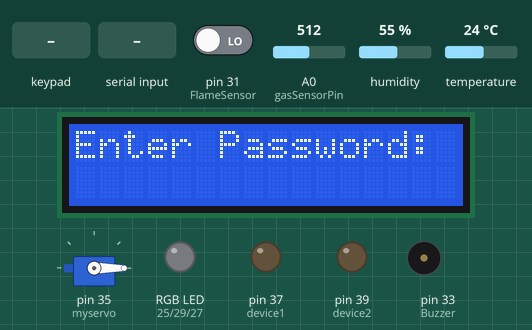
Bench run of a sketch on a simulated Arduino Mega 2560, built with avr-gcc and run on an emulated ATmega2560. Shown: 16×2 character LCD, servo, an RGB LED mixed from three pins (HIGH = lit), output pins drawn as LEDs (lit = HIGH), buzzer (waves = sounding). The inputs (shaded band) are chosen by the test bench; at power-on: A0 (gasSensorPin) = 512, pin 31 (FlameSensor) LOW, humidity 55 %, temperature 24 °C. Pins used as bus, display or sensor lines are not drawn.

Above: at 1.2 s.
1.3 s: keypad keys 1 2 3 A 4 5 6 pressed 0.4 s apart
At 5.0 s:
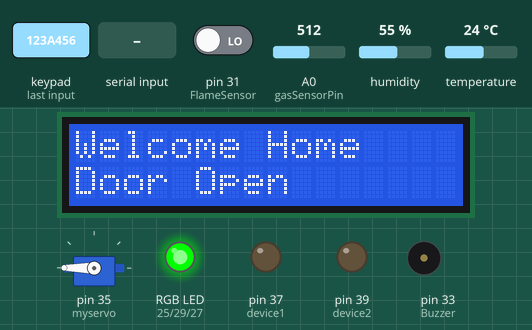
5.6 s: keypad keys 1 3 9 7 2 2 2 pressed 0.4 s apart
At 8.8 s:
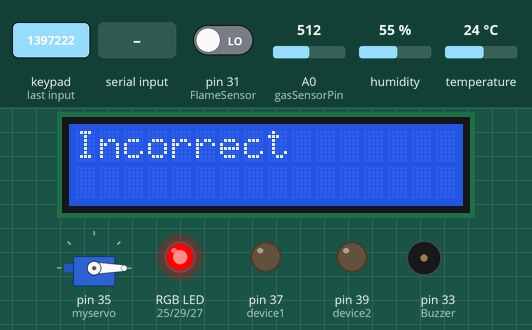
10.5 s: A0 (gasSensorPin) set to 791
12.0 s: A0 (gasSensorPin) set to 816
At 13.0 s:
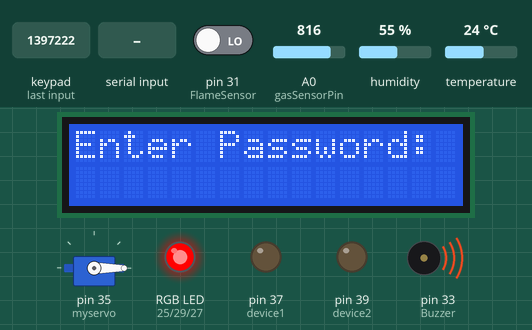
15.3 s: "1\n" received over the second serial link
At 16.7 s:
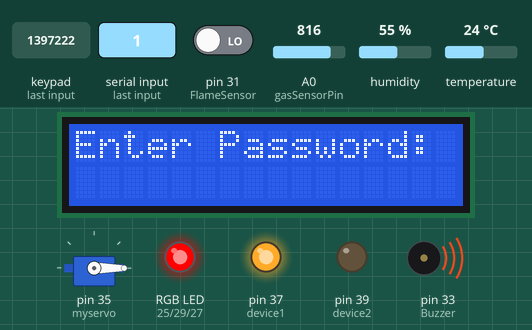
19.9 s: "3\n" received over the second serial link
At 21.7 s:
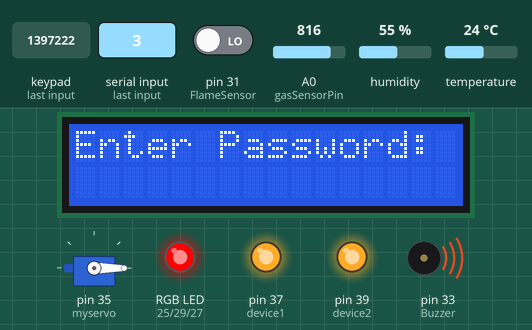
Timing chart, 0 to 25.5 s (numbered marks = the images above; inputs shaded):
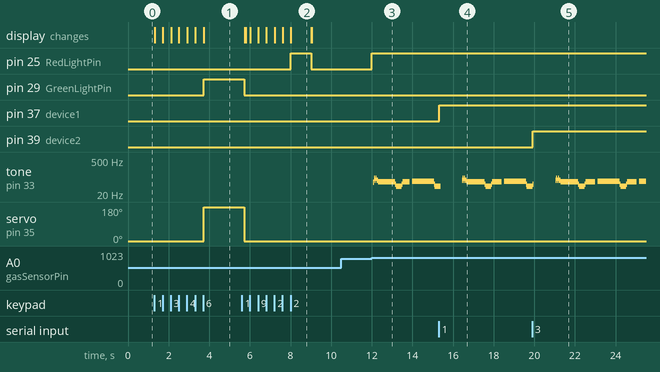

Measured:
- the behaviour switches between 800 and 801 on A0 (gasSensorPin) (found by bisection; images 2 and 3)
- after the input at 1.3 s, pin 29 (GreenLightPin): LOW → HIGH after 2.4 s; servo on pin 35 (myservo): 0° → 180° after 2.4 s; the display: first changes at once (image 1 shows a later state)
- after the input at 5.6 s, pin 25 (RedLightPin): LOW → HIGH after 2.4 s, → LOW 1.0 s later; the display: first differs from a run without the input after 0.21 s (image 2 shows a later state)
- after the input at 10.5 s, every drawn part: stays the same
- after the input at 12.0 s, pin 25 (RedLightPin): LOW → HIGH at once; tone on pin 33 (Buzzer): plays 61 Hz for 0.04 s, 88 Hz for 0.04 s, 75 Hz for 0.04 s, 88 Hz for 0.04 s, 75 Hz for 0.08 s, 63 Hz for 0.84 s … (13 notes in this stretch), starting after 0.08 s
- after the input at 15.3 s, pin 37 (device1): LOW → HIGH at once
- after the input at 19.9 s, pin 39 (device2): LOW → HIGH at once
- what the display in image 2 shows lasts 1.0 s, from 8.0 s to 9.0 s

The sketch:

smart-home-project.ino
```cpp
#include <LiquidCrystal_I2C.h>
#include <Servo.h>
#include <Wire.h>
#include <Keypad.h>
#include "DHT.h"

#define Password_Length 8
#define DHTPIN 23
#define DHTTYPE DHT11
#define gasSensorPin A0

DHT dht(DHTPIN, DHTTYPE);

Servo myservo;
int pos = 0;
int openPos = 180;
int closePos = 0;

char Data[Password_Length];
char Master[Password_Length] = "123A456";
byte data_count = 0, master_count = 0;
bool Pass_is_good;
char customKey;

const byte ROWS = 4;
const byte COLS = 4;

char hexaKeys[ROWS][COLS] = {
  {'1', '2', '3', 'A'},
  {'4', '5', '6', 'B'},
  {'7', '8', '9', 'C'},
  {'*', '0', '#', 'D'}
};

byte rowPins[ROWS] = {9, 8, 7, 6};
byte colPins[COLS] = {5, 4, 3, 2};

Keypad customKeypad = Keypad(makeKeymap(hexaKeys), rowPins, colPins, ROWS, COLS);

LiquidCrystal_I2C lcd(0x27, 16, 2);

int RedLightPin = 25;
int GreenLightPin = 29;
int BlueLightPin = 27;

int Buzzer = 33;
int FlameSensor = 31;
int flame;

float gas;
int device1 = 37;
int device2 = 39;

void setup(){
  lcd.begin();
  lcd.backlight();
  dht.begin();
  Serial3.begin(9600);

  pinMode(RedLightPin, OUTPUT);
  pinMode(GreenLightPin, OUTPUT);
  pinMode(BlueLightPin, OUTPUT);

  pinMode(Buzzer, OUTPUT);
  pinMode(FlameSensor, INPUT);

  myservo.attach(35);
  pos = closePos;
  myservo.write(pos);

  pinMode(device1, OUTPUT);
  pinMode(device2, OUTPUT);
}

void loop() {
  // Keypad Door System
  lcd.setCursor(0, 0);
  lcd.print("Enter Password:");

  customKey = customKeypad.getKey();
  if (customKey){
    Data[data_count] = customKey;
    lcd.setCursor(data_count,1);
    //lcd.print(Data[data_count]);
    lcd.print('*');
    data_count++;
    }

  if(data_count == Password_Length-1){
    lcd.clear();

    if(!strcmp(Data, Master)){
      lcd.setCursor(0, 0);
      lcd.print("Welcome Home");
      myservo.write(openPos);
      RGBColor(0, 255, 0); // Green LED Light Up
      lcd.setCursor(0, 1);
      lcd.print("Door Open");
      delay(2000);
      RGBColor(0, 0, 0); // LED Light OFF
      myservo.write(closePos);
      }
    else{
      lcd.print("Incorrect");
      RGBColor(255, 0, 0); // Red LED Light Up
      delay(1000);
      RGBColor(0, 0, 0); // LED Light OFF
      }

      lcd.clear();
      clearData();
  }

  // Read Temperature and Humidity from DHT11 Sensor
  float temp = dht.readTemperature();
  float hum = dht.readHumidity();

  // Send Temperature and Humidity Data to MIT App via Bluetooth
  Serial3.print(temp);
  Serial3.print(";");
  Serial3.print(hum);
  Serial3.print(";");

  // Flame Detected System
  flame = digitalRead(FlameSensor);
  if(flame == 1) {
    Serial3.print(flame);
    Serial3.print(";");
    digitalWrite(Buzzer, HIGH); // Buzzer ON
    RGBColor(255, 0, 0); // RED LED Light Up
  }
  else {
    digitalWrite(Buzzer, LOW);  // Buzzer OFF
  }

  // Gas (Smoke) Detected System
  gas = analogRead(gasSensorPin);
  if (gas > 800) {
    Serial3.print(gas);
    Serial3.print(";");
    digitalWrite(Buzzer, HIGH);
    RGBColor(255, 0, 0);
  }
  else {
    digitalWrite(Buzzer, LOW);
  }

  // Home Appliance Control
  if(Serial3.available() > 0) {
    int phone_data = Serial3.parseInt();
    if(phone_data == 1) {
      digitalWrite(device1, HIGH);
    }
    else if(phone_data == 2) {
      digitalWrite(device1, LOW);
    }
    else if(phone_data == 3) {
      digitalWrite(device2, HIGH);
    }
    else if(phone_data == 4) {
      digitalWrite(device2, LOW);
    }
  }
}

void clearData(){
  while(data_count !=0){
    Data[data_count--] = 0;
  }
  return;
}

void doorOpen() {
  for (pos = 180; pos >= 0; pos -= 5) {
    myservo.write(pos);
    delay(15);
  }
}

void doorClose() {
  for (pos = 0; pos <= 180; pos += 5) {
    myservo.write(pos);
    delay(15);
  }
}

void RGBColor(int RedLightValue, int GreenLightValue, int BlueLightValue) {
  analogWrite(RedLightPin, RedLightValue);
  analogWrite(GreenLightPin, GreenLightValue);
  analogWrite(BlueLightPin, BlueLightValue);
}
```
